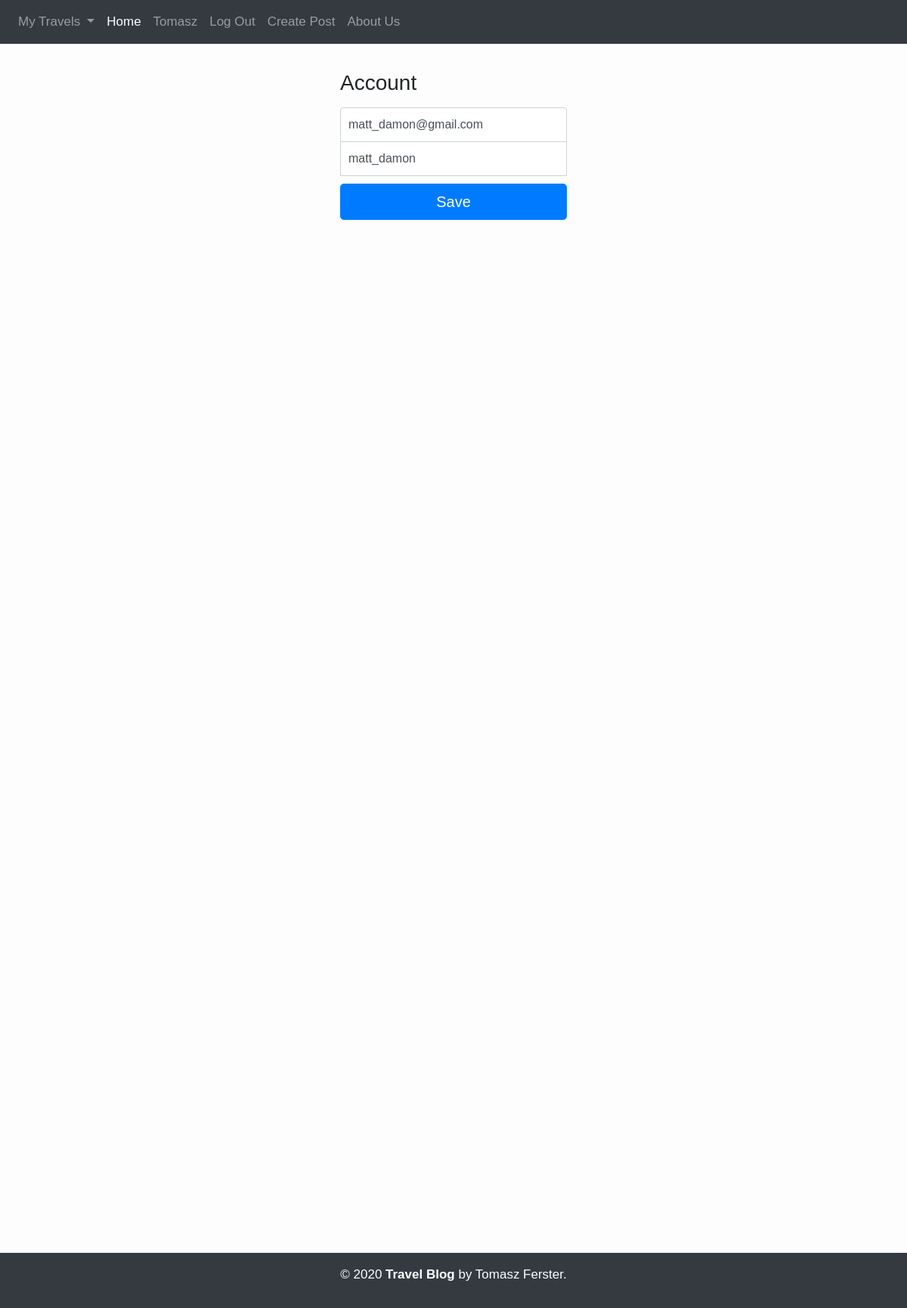
Screenshot of /account/matt_damon (signed in) with the database file from the repository.
### account/models.py (models this page shows, shortened)
class Account(AbstractBaseUser):
    email           = models.EmailField(max_length=50, unique=True)
    username        = models.CharField(max_length=50, unique=True)
    date_joined     = models.DateTimeField(auto_now_add=True)
    last_login      = models.DateTimeField(auto_now=True)
    is_admin        = models.BooleanField(default=False)
    is_active       = models.BooleanField(default=True)
    is_staff        = models.BooleanField(default=False)
    is_superuser    = models.BooleanField(default=False)
    USERNAME_FIELD = 'email'                # use email instead of username
    REQUIRED_FIELDS = ['username']          # besides email, username will be required
    objects = MyAccountManager()

### account/views.py (the view)
# urls.py: path('<str:username>', views.account_view, name='account'),
@login_required
def account_view(request, username):
    acc = get_object_or_404(Account, username=username)
    if request.user.username != acc.username and not request.user.is_admin:
        messages.warning(request, "You have no access to other users accounts")
        return redirect(f"/account/{request.user.username}")
    form = UpdateAccountForm(request.POST or None, instance=acc)
    if form.is_valid():
        form.save()
        messages.info(request, f"User ({acc.username}) was updated")
        return redirect('main:post-list')
    return render(request, 'account/account.html', {'form': form})

### account/forms.py (shortened to what this page needs)
class UpdateAccountForm(forms.ModelForm):
    class Meta:
         model = Account
         fields = ('email', 'username')

### main/context_processors.py (called while the page is built)
def post_categories(request):
    categories = PostCategory.objects.all()
    return {"categories": categories}

### main/models.py (called while the page is built)
    def get_absolute_url(self):
        return reverse("main:post-sort", kwargs={"single_slug": self.slug})

### account/templates/account/account.html (shortened to what this page needs)
{% extends 'base.html' %}
{% block content %}
<form class="form-signin" method="POST">{% csrf_token %}
	<h1 class="h3 mb-3 font-weight-normal">Account</h1>
	<input type="email" name="email" class="form-control" placeholder="Email address" required autofocus value={{form.initial.email}}>
	<input type="text" name ="username" class="form-control" placeholder="Username" required value={{form.initial.username}}>
	<button class="btn btn-lg btn-primary btn-block" type="submit">Save</button>
</form>
{% endblock content %}

### templates/includes/navbar.html (shortened to what this page needs)
<nav class="navbar navbar-expand-lg navbar-dark bg-dark">
	<div class="collapse navbar-collapse" id="navbarSupportedContent">
		<ul class="navbar-nav mr-auto">
			<li class="nav-item dropdown">
				<a class="nav-link dropdown-toggle" href="#" id="navbarDropdown" role="button" data-toggle="dropdown" aria-haspopup="true" aria-expanded="false">
					My Travels
				</a>
			</li>
			<li class="nav-item"><a class="nav-link active" href="/">Home</a></li>
			{% if user.is_authenticated %}
				<li class="nav-item"><a class="nav-link" href="{% url 'account:account' user.username %}">{{user.username}}</a></li>
				<li class="nav-item"><a class="nav-link" href="{% url 'account:logout' %}">Log Out</a></li>
				<li class="nav-item"><a class="nav-link" href="{% url 'main:post_create' %}">Create Post</a></li>
			{% else %}
				<li class="nav-item"><a class="nav-link" href="{% url 'account:register' %}">Register</a></li>
				<li class="nav-item"><a class="nav-link" href="{% url 'account:login' %}">Log In</a></li>
			{% endif %}
				<li class="nav-item"><a class="nav-link" href="{% url 'main:about' %}">About Us</a></li>
		</ul>
	</div>
</nav>

### main/static/main/style.css (style rules this page uses)
body { font-family: sans-serif; font-size: 17px; background-color: #fdfdfd; }
.form-signin { width: 100%; max-width: 330px; padding: 15px; margin: auto; }
.form-signin .form-control { position: relative; box-sizing: border-box; height: auto; padding: 10px; font-size: 16px; }
.form-signin input[type="email"] { margin-bottom: -1px; border-bottom-right-radius: 0; border-bottom-left-radius: 0; }
.form-signin input[type="text"] { margin-bottom: 10px; border-top-right-radius: 0; border-top-left-radius: 0; border-bottom-right-radius: 0; border-bottom-left-radius: 0; }

### rows the page displays
Account: username "Tomasz"
Account: email "matt_damon@gmail.com", username "matt_damon"
